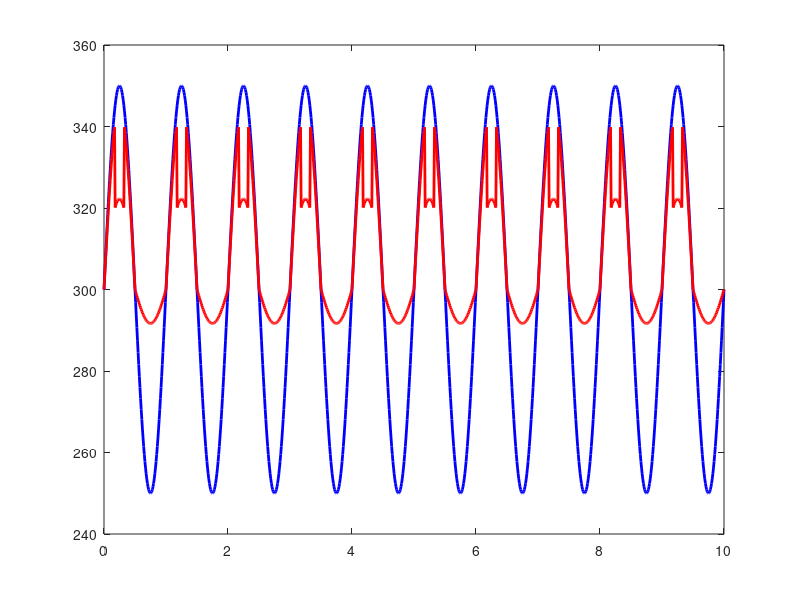

Here is the MATLAB script that generated this plot: (Note: this script raises an error after producing the figure.)
%% Temperature Clipping Circuit with a Thermal Zener Diode
%  Assuming Reverse Blocking at Each Step

% Simulation parameters
T0 = 300; % Base temperature (K)
T_breakdown = 40; % Reverse temperature difference for breakdown (K)
R_source = 1; % Source thermal resistance (K/W)
R_forward = 0.2; % Thermal resistance in forward bias (K/W)
R_reverse = 10; % Thermal resistance in reverse bias before breakdown (K/W)
R_breakdown = 0.8; % Thermal resistance in reverse bias after breakdown (K/W)
dt = 0.01; % Time step (s)
total_time = 10; % Total simulation time (s)

% Parameters for input sinusoidal temperature wave
TR_amplitude = 50; % Amplitude of sinusoidal temperature wave (K)
TR_frequency = 1; % Frequency of sinusoidal temperature wave (Hz)

% Time and input temperature wave
time = 0:dt:total_time;
TR = T0 + TR_amplitude * sin(2 * pi * TR_frequency * time); % Input sinusoidal temperature wave

% Initialize output temperature
T_out = zeros(size(time)); % Output temperature

% Simulation loop
for i = 1:length(time)
    % Step 1: Assume initial state (reverse high resistance)
    R_diode = R_reverse;

    % Step 2: Calculate initial temperature difference across the diode
    delta_T_source = TR(i) - T0;
    delta_T_diode = delta_T_source * R_diode / (R_source + R_diode);

    % Step 3: Re-evaluate state based on calculated delta_T_diode
    if delta_T_diode > 0
        % Reverse heat flow
        if delta_T_diode >= T_breakdown
            % Reverse breakdown
            R_diode = R_breakdown;
        else
            % Reverse blocking
            R_diode = R_reverse;
        end
    else
        % Forward heat flow
        R_diode = R_forward;
    end

    % Step 4: Recalculate temperature difference with updated resistance
    delta_T_diode = delta_T_source * R_diode / (R_source + R_diode);

    % Step 5: Calculate output temperature
    T_out(i) = T0 + delta_T_diode;
end

% Plot results
figure;
plot(time, TR, 'b-', 'LineWidth', 2); % Input temperature wave
hold on;
plot(time, T_out, 'r-', 'LineWidth', 2); % Output temperature
yline(T0 + T_breakdown, 'k--', 'LineWidth', 1.5); % Temperature difference for breakdown
hold off;
grid on;
xlabel('Time (s)');
ylabel('Temperature (K)');
legend('Input Temperature Wave', 'Output Temperature', 'T breakdown');
title('Temperature Clipping Circuit with a Thermal Zener Diode');
